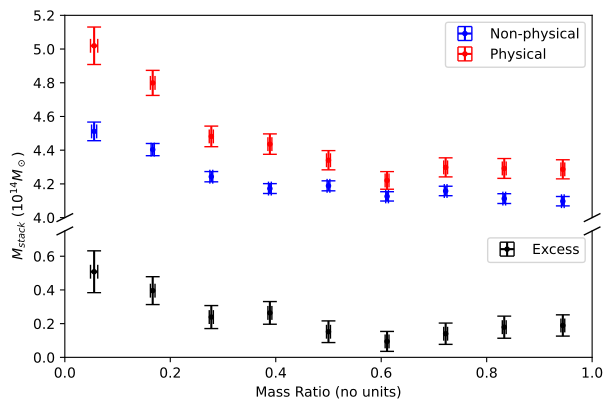

This figure's Python source:
# -*- coding: utf-8 -*-
"""
Created on Thu May 15 13:39:09 2025

@author: Student
"""

import matplotlib.pyplot as plt
from matplotlib.colors import LogNorm
import numpy as np
from scipy.ndimage import gaussian_filter



#MR
Nx_count = np.loadtxt("Nx_count_ds3.csv", delimiter=",")
Nx_count2 = np.loadtxt("Nx_count_ds4.csv", delimiter=",")

Px_count = np.loadtxt("Px_count_ds3.csv", delimiter=",")
Px_count2 = np.loadtxt("Px_count_ds4.csv", delimiter=",")

Nx_val = np.loadtxt("Nx_val_ds3.csv", delimiter=",")
Nx_val2 = np.loadtxt("Nx_val_ds4.csv", delimiter=",")

Px_val = np.loadtxt("Px_val_ds3.csv", delimiter=",")
Px_val2 = np.loadtxt("Px_val_ds4.csv", delimiter=",")

Nerrors_x = np.loadtxt("Nerrors_x_ds3.csv", delimiter=",")
Nerrors_x2 = np.loadtxt("Nerrors_x_ds4.csv", delimiter=",")

Perrors_x = np.loadtxt("Perrors_x_ds3.csv", delimiter=",")
Perrors_x2 = np.loadtxt("Perrors_x_ds4.csv", delimiter=",")

Nerrors_y = np.loadtxt("Nerrors_y_ds3.csv", delimiter=",")
Nerrors_y2 = np.loadtxt("Nerrors_y_ds4.csv", delimiter=",")

Perrors_y = np.loadtxt("Perrors_y_ds3.csv", delimiter=",")
Perrors_y2 = np.loadtxt("Perrors_y_ds4.csv", delimiter=",")

Pmidss_MR = np.loadtxt("Pmidss_ds3.csv", delimiter=",")
Nmidss_MR = np.loadtxt("Nmidss_ds3.csv", delimiter=",")
#errors_x2 = np.loadtxt("errors_x_MR (2).csv", delimiter=",")


MRlim1 = 2.75*10**13
MRlim2 = 3.7*10**13

MRlim3 = 4
MRlim4 = 5.2

excessER=(Nerrors_y**2+Perrors_y**2)**0.5
excess=Px_val/Px_count-Nx_val/Nx_count
plt.figure()

fig, (ax1,ax2) = plt.subplots(2,1,sharex=True,gridspec_kw={'height_ratios': [1.2, 0.75]})
fig.tight_layout(h_pad=0.01)

ax1.errorbar(Nmidss_MR, Nx_val/Nx_count/10**14, xerr=Nerrors_x, yerr=Nerrors_y/10**14, fmt='.',color = 'blue', capsize=5, label='Non-physical')  #gives errors if divide by 0
ax1.errorbar(Pmidss_MR, Px_val/Px_count/10**14, xerr=Perrors_x, yerr=Perrors_y/10**14, fmt='.',color = 'red', capsize=5, label='Physical')  #gives errors if divide by 0

ax1.set_ylim(MRlim3,MRlim4)
ax2.set_ylim(0,0.75) 

ax2.errorbar(Pmidss_MR, excess/10**14, xerr=Perrors_x, yerr=excessER/10**14, fmt='.',color = 'black', capsize=5, label='Excess')  #gives errors if divide by 0
ax2.legend()
ax1.legend()

ax1.tick_params(
    axis='x',          # changes apply to the x-axis
    which='both',      # both major and minor ticks are affected
    bottom=False,      # ticks along the bottom edge are off
    top=False,         # ticks along the top edge are off
    labelbottom=False) # labels along the bottom edge are off
ax1.spines.bottom.set_visible(False)
ax2.spines.top.set_visible(False)
#ax1.xaxis.tick_top()
#ax1.tick_params(labeltop=False)  # don't put tick labels at the top
ax2.xaxis.tick_bottom()


d = .5  # proportion of vertical to horizontal extent of the slanted line
kwargs = dict(marker=[(-1, -d), (1, d)], markersize=12,
              linestyle="none", color='k', mec='k', mew=1, clip_on=False)
ax1.plot([0, 1], [0, 0], transform=ax1.transAxes, **kwargs)
ax2.plot([0, 1], [1, 1], transform=ax2.transAxes, **kwargs)


plt.xlabel('Mass Ratio (no units)')
plt.ylabel('$M_{stack}$ ($10^{14}M_\odot$)')
ax2.yaxis.set_label_coords(-0.075,1.2)

ax1.set_xlim(0,1)
ax2.set_xlim(0,1)


plt.savefig('M-MR.pdf', dpi=1200,bbox_inches='tight')
